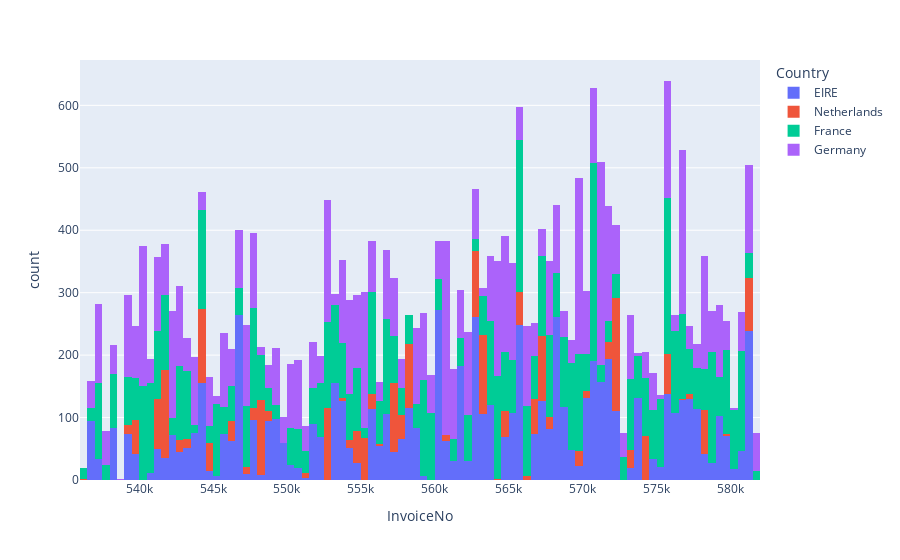

Write notebook code for a chart like this one.
### Code cell
# Traces
from plotly.subplots import make_subplots
import plotly.graph_objects as go
trace0= France
#trace1= qty_invc[qty_invc['Country']=='Germany']
#trace2= qty_invc[qty_invc['Country']=='France']
#trace3= qty_invc[qty_invc['Country']=='Netherlands']

# Subplots
fig = px.histogram(countries, x="InvoiceNo", color="Country")


# Layout
#fig['layout'].update(width=1000, height=600, title='Histogram (Quantity per Invoice)')

# Plot
py.iplot(fig);

### Figure 1 — Plotly figure (JSON) as saved in the notebook; plotly's stock layout.template omitted (floating-point values rounded to 4 significant figures; data arrays with more than 128 entries replaced by an {"elided": "..."} marker saying what was removed)
{"data": [{"alignmentgroup": "True", "bingroup": "x", "hovertemplate": "Country=EIRE<br>InvoiceNo=%{x}<br>count=%{y}<extra></extra>", "legendgroup": "EIRE", "marker": {"color": "#636efa", "pattern": {"shape": ""}}, "name": "EIRE", "offsetgroup": "EIRE", "orientation": "v", "showlegend": true, "type": "histogram", "x": {"elided": "7136 int values"}, "xaxis": "x", "yaxis": "y"}, {"alignmentgroup": "True", "bingroup": "x", "hovertemplate": "Country=Netherlands<br>InvoiceNo=%{x}<br>count=%{y}<extra></extra>", "legendgroup": "Netherlands", "marker": {"color": "#EF553B", "pattern": {"shape": ""}}, "name": "Netherlands", "offsetgroup": "Netherlands", "orientation": "v", "showlegend": true, "type": "histogram", "x": {"elided": "2322 int values"}, "xaxis": "x", "yaxis": "y"}, {"alignmentgroup": "True", "bingroup": "x", "hovertemplate": "Country=France<br>InvoiceNo=%{x}<br>count=%{y}<extra></extra>", "legendgroup": "France", "marker": {"color": "#00cc96", "pattern": {"shape": ""}}, "name": "France", "offsetgroup": "France", "orientation": "v", "showlegend": true, "type": "histogram", "x": {"elided": "8034 int values"}, "xaxis": "x", "yaxis": "y"}, {"alignmentgroup": "True", "bingroup": "x", "hovertemplate": "Country=Germany<br>InvoiceNo=%{x}<br>count=%{y}<extra></extra>", "legendgroup": "Germany", "marker": {"color": "#ab63fa", "pattern": {"shape": ""}}, "name": "Germany", "offsetgroup": "Germany", "orientation": "v", "showlegend": true, "type": "histogram", "x": {"elided": "8658 int values"}, "xaxis": "x", "yaxis": "y"}], "layout": {"barmode": "relative", "legend": {"title": {"text": "Country"}, "tracegroupgap": 0}, "margin": {"t": 60}, "xaxis": {"anchor": "y", "domain": [0, 1], "title": {"text": "InvoiceNo"}}, "yaxis": {"anchor": "x", "domain": [0, 1], "title": {"text": "count"}}}}
